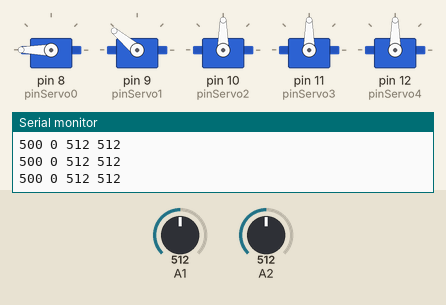
This sketch was run on a simulated Arduino Uno, built with avr-gcc and run on an emulated ATmega328P. Shown: 5 × servo, the last lines printed to the serial monitor. Inputs (shaded band) come from the test bench; at power-on: A1 = 512, A2 = 512.

Above: at 1.2 s.
1.3 s: A1 set to 190
At 1.9 s:
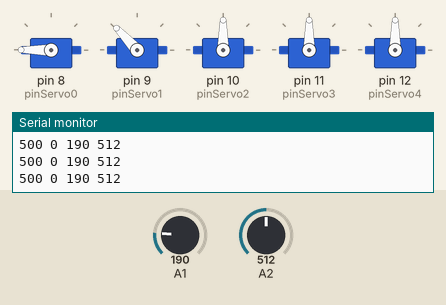
2.8 s: A2 set to 0
At 3.6 s:
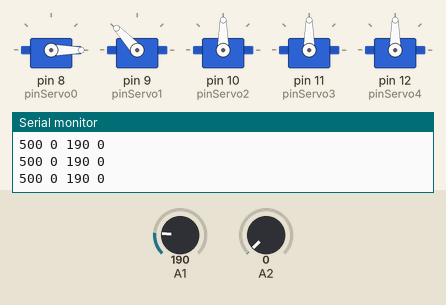
4.3 s: A2 set to 122
At 5.5 s:
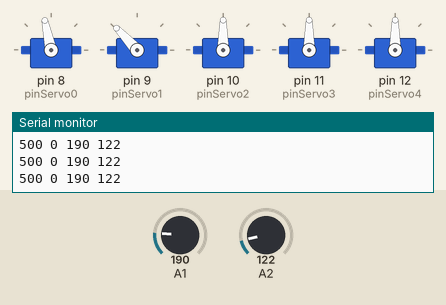
5.8 s: A1 set to 0
At 6.4 s:
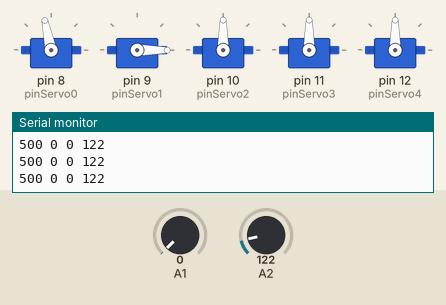
7.3 s: A1 set to 122
At 7.9 s:
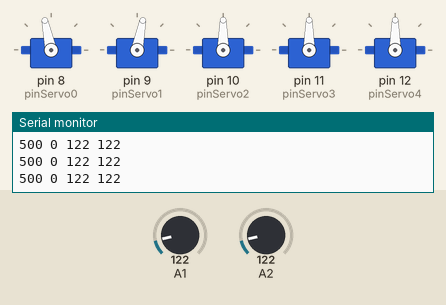
8.8 s: A2 set to 1023
At 10.0 s:
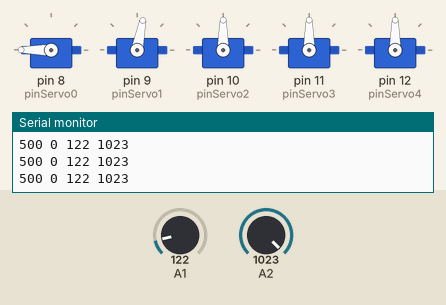
Timing chart, 0 to 11.3 s (numbered marks = the images above; inputs shaded):
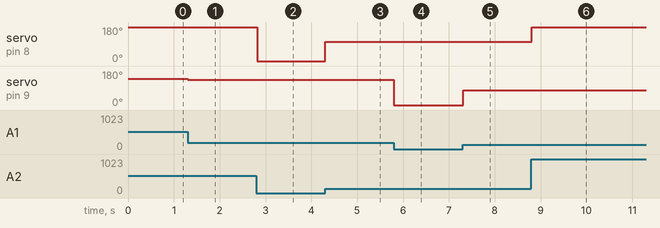

The sketch:

Brazo_proporcional.ino
```cpp
#include <Servo.h>

// Declaramos la variable para controlar el servo
Servo pulgar;
Servo indice;
Servo medio;
Servo anular;
Servo menique;

const int pinServo0 = 8;
const int pinServo1 = 9;
const int pinServo2 = 10;
const int pinServo3 = 11;
const int pinServo4 = 12;
const int pulsoMin = 650;
const int pulsoMax = 2550;

int analog1, aux1;
int analog2, aux2;

void setup() {
  Serial.begin(9600); //inicio la comunicacion serie

  pulgar.attach(pinServo0, pulsoMin, pulsoMax);
  indice.attach(pinServo1, pulsoMin, pulsoMax);
  medio.attach(pinServo2, pulsoMin, pulsoMax);
  anular.attach(pinServo3, pulsoMin, pulsoMax);
  menique.attach(pinServo4, pulsoMin, pulsoMax);
}

void loop() {
  int analog1=analogRead(A1);  //leo un valor analogico
  int analog2=analogRead(A2);
  aux1 = map(max(min(200,analog1), 20),20,250, 0,180);
  aux2 = map(max(min(200,analog2), 20),20,200, 0,180);

  pulgar.write(aux2);
  indice.write(aux1);
  delay(20);

  /*pulgar.write(180);
  indice.write(180);
  medio.write(0);
  anular.write(0);
  menique.write(180);*/

  Serial.print(500);
  Serial.print(" ");
  Serial.print(0);
  Serial.print(" ");
  Serial.print(analog1);  //lo envio serialmente
  Serial.print(" ");
  Serial.println(analog2);
  //delay(10);  //espero 100 milisegundos para la siguiente lectura
}
```

Measured:
- after the input at 1.3 s, servo on pin 9 (pinServo1): 140° → 133° at once
- after the input at 2.8 s, servo on pin 8 (pinServo0): 180° → 0° at once
- after the input at 4.3 s, servo on pin 8 (pinServo0): 0° → 102° at once
- after the input at 5.8 s, servo on pin 9 (pinServo1): 133° → 0° at once
- after the input at 7.3 s, servo on pin 9 (pinServo1): 0° → 79° at once
- after the input at 8.8 s, servo on pin 8 (pinServo0): 102° → 180° at once
